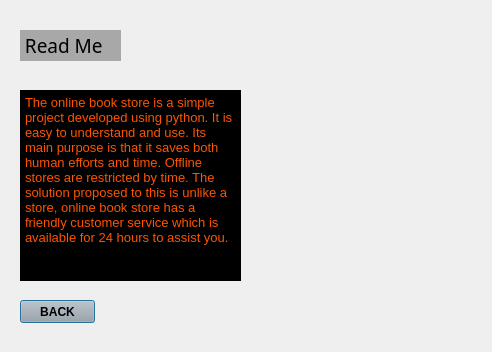
<?xml version="1.0" encoding="UTF-8"?>
<ui version="4.0">
 <class>Dialog</class>
 <widget class="QDialog" name="Dialog">
  <property name="geometry">
   <rect>
    <x>0</x>
    <y>0</y>
    <width>492</width>
    <height>352</height>
   </rect>
  </property>
  <property name="windowTitle">
   <string>Dialog</string>
  </property>
  <widget class="QLabel" name="label">
   <property name="geometry">
    <rect>
     <x>-60</x>
     <y>0</y>
     <width>591</width>
     <height>391</height>
    </rect>
   </property>
   <property name="text">
    <string/>
   </property>
   <property name="pixmap">
    <pixmap>image/rst.jpg</pixmap>
   </property>
   <property name="scaledContents">
    <bool>true</bool>
   </property>
  </widget>
  <widget class="QLabel" name="label_2">
   <property name="geometry">
    <rect>
     <x>20</x>
     <y>30</y>
     <width>101</width>
     <height>31</height>
    </rect>
   </property>
   <property name="font">
    <font>
     <family>Arial Black</family>
     <pointsize>14</pointsize>
     <weight>10</weight>
     <italic>false</italic>
     <bold>false</bold>
    </font>
   </property>
   <property name="styleSheet">
    <string notr="true">background-color: rgb(167, 168, 167);    
color: rgb(0, 0, 0);
font: 87 14pt &quot;Arial Black&quot;;
</string>
   </property>
   <property name="text">
    <string> Read Me</string>
   </property>
  </widget>
  <widget class="QPlainTextEdit" name="plainTextEdit">
   <property name="geometry">
    <rect>
     <x>20</x>
     <y>90</y>
     <width>221</width>
     <height>191</height>
    </rect>
   </property>
   <property name="styleSheet">
    <string notr="true">background-color: rgb(0, 0, 0);
color: rgb(253, 84, 0);
font-size: 10pt;
</string>
   </property>
   <property name="plainText">
    <string>The online book store is a simple project developed using python. It is easy to understand and use. Its main purpose is that it saves both human efforts and time. Offline stores are restricted by time. The solution proposed to this is unlike a store, online book store has a friendly customer service which is available for 24 hours to assist you.</string>
   </property>
  </widget>
  <widget class="QPushButton" name="back_btn">
   <property name="geometry">
    <rect>
     <x>20</x>
     <y>300</y>
     <width>75</width>
     <height>23</height>
    </rect>
   </property>
   <property name="font">
    <font>
     <weight>75</weight>
     <bold>true</bold>
    </font>
   </property>
   <property name="styleSheet">
    <string notr="true">background-color: rgb(167, 168, 167);    
color: rgb(0, 0, 0);
</string>
   </property>
   <property name="text">
    <string>BACK</string>
   </property>
  </widget>
 </widget>
 <resources/>
 <connections/>
</ui>
